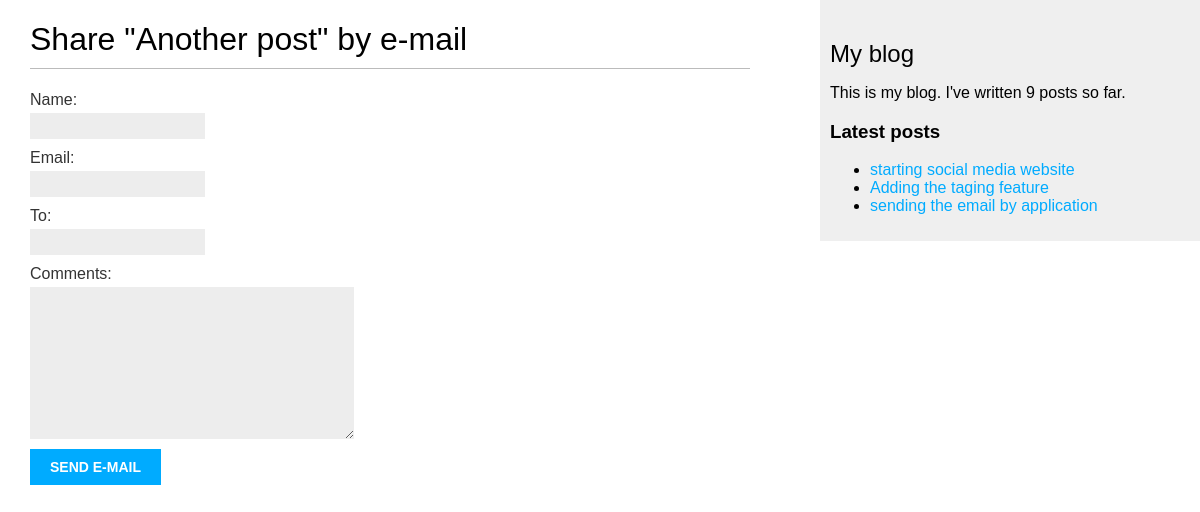
/blog/2/share/, run on the app's committed database.
### blog/models.py (models this page shows)
class Post(models.Model):
	STATUS_CHOICES = (
	('draft', 'Draft'),
	('published', 'Published'),
	)
	title = models.CharField(max_length=250)
	slug = models.SlugField(max_length=250,
	unique_for_date='publish')
	author = models.ForeignKey(User,
	on_delete=models.CASCADE,
	related_name='blog_posts')
	body = models.TextField()
	publish = models.DateTimeField(default=timezone.now)
	created = models.DateTimeField(auto_now_add=True)
	updated = models.DateTimeField(auto_now=True)
	status = models.CharField(max_length=10,
	choices=STATUS_CHOICES,
	default='draft')
	objects = models.Manager() # The default manager.
	published = PublishedManager() # Our custom manager.
	def get_absolute_url(self):
		return reverse('blog:post_detail',
		args=[self.publish.year,
		self.publish.month,
		self.publish.day,
		self.slug])
	tags = TaggableManager()

### blog/views.py (the view)
def post_share(request, post_id):
	post = get_object_or_404(Post, id=post_id, status='published')
	if request.method == 'POST':
		form = EmailPostForm(request.POST)
		if form.is_valid():
			cd = form.cleaned_data
			post_url = request.build_absolute_uri(
			post.get_absolute_url())
			subject = '{} ({}) recommends you reading "{}"'.format(cd['name'], cd['email'], post.title)
			message = 'Read "{}" at {}\n\n{}\'s comments:{}'.format(post.title, post_url, cd['name'], cd['comments'])
			send_mail(subject, message, 'python.kol12@gmail.com',[cd['to']])
			sent = True
	else:
		form = EmailPostForm()
	return render(request, 'blog/post/share.html', {'post': post,
	'form': form})

### blog/forms.py
class EmailPostForm(forms.Form):
	name = forms.CharField(max_length=25)
	email = forms.EmailField()
	to = forms.EmailField()
	comments = forms.CharField(required=False,
	widget=forms.Textarea)

### blog/models.py (called while the page is built)
	def get_queryset(self):
		return super(PublishedManager,
		self).get_queryset()\
		.filter(status='published')

### blog/templatetags/blog_tags.py (called while the page is built)
@register.simple_tag
def total_posts():
	return Post.published.count()

@register.inclusion_tag('blog/post/latest_posts.html')
def show_latest_posts(count=5):
	latest_posts = Post.published.order_by('-publish')[:count]
	return {'latest_posts': latest_posts}

### blog/templates/blog/post/share.html (shortened to what this page needs)
{% extends "blog/base.html" %}
{% block content %}
{% if sent %}
<h1>E-mail successfully sent</h1>
<p>
"{{ post.title }}" was successfully sent to {{ form.cleaned_data.to }}.
</p>
{% else %}
<h1>Share "{{ post.title }}" by e-mail</h1>
<form action="." method="post">
{{ form.as_p }}
<input type="submit" value="Send e-mail">
</form>
{% endif %}
{% endblock %}

### blog/templates/blog/post/latest_posts.html
<ul>
{% for post in latest_posts %}
<li>
<a href="{{ post.get_absolute_url }}">{{ post.title }}</a>
</li>
{% endfor %}
</ul>

### blog/static/css/blog.css (style rules this page uses)
body { margin:0; padding:0; font-family:helvetica, sans-serif; }
a { color:#00abff; text-decoration:none; }
h1 { font-weight:normal; border-bottom:1px solid #bbb; padding:0 0 10px 0; }
label { float:left; clear:both; color:#333; margin-bottom:4px; }
input, textarea { clear:both; float:left; margin:0 0 10px; background:#ededed; border:0; padding:6px 10px; font-size:12px; }
input[type=submit] { font-weight:bold; background:#00abff; color:#fff; padding:10px 20px; font-size:14px; text-transform:uppercase; }

### data on the page
Post: title "Another post"
Post: title "starting social media website"
Post: title "Adding the taging feature"
Post: title "sending the email by application"
